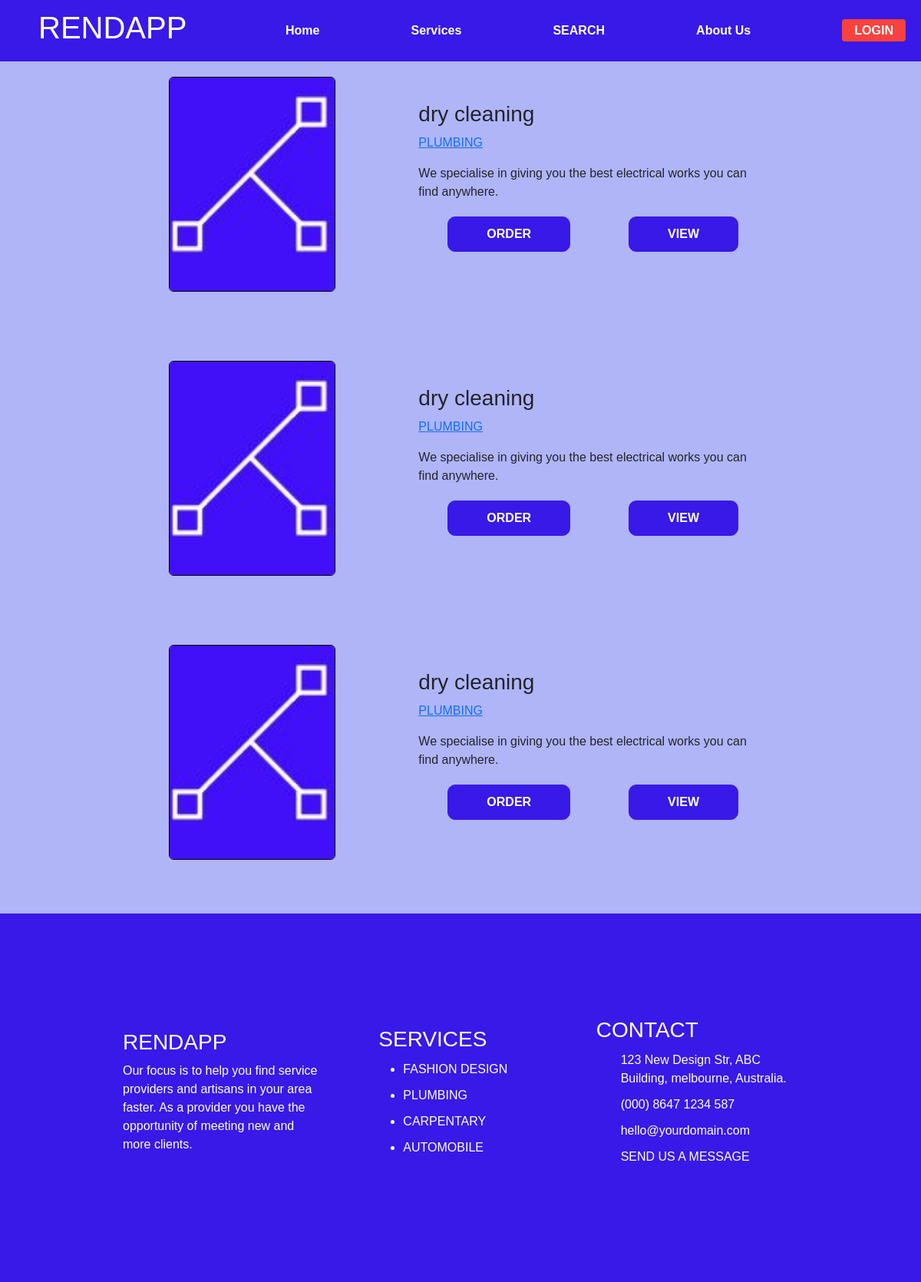
/services/, run on an earlier commit of the app's database.
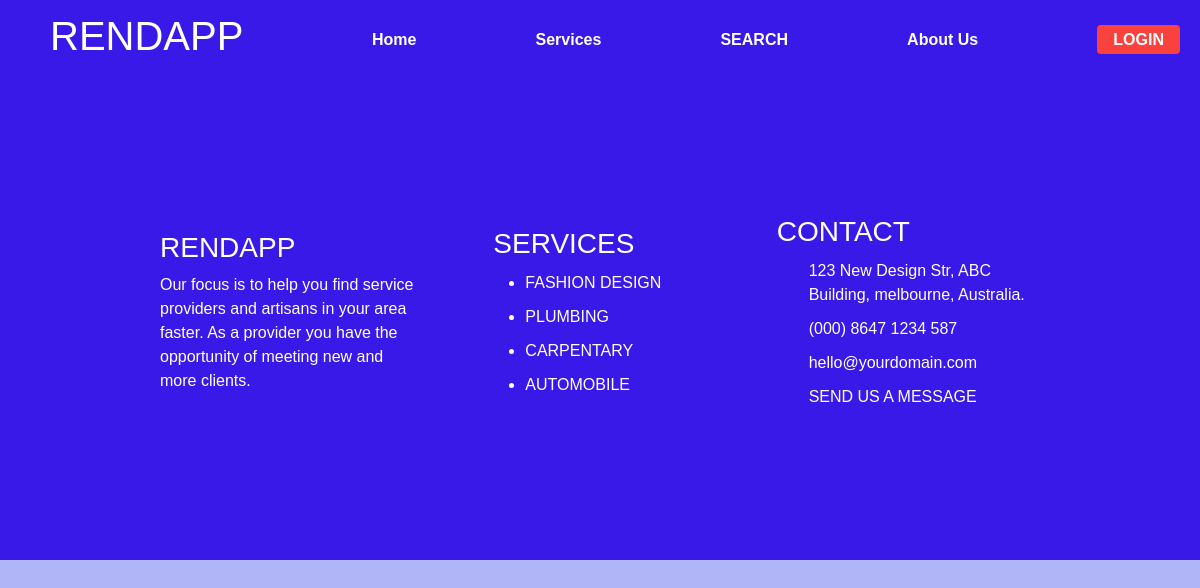
And on a later commit of the database.
### Service/models.py (models this page shows, shortened)
class Service(models.Model):
    admin = models.ForeignKey(settings.AUTH_USER_MODEL, on_delete=models.CASCADE)
    name = models.CharField(max_length=300)
    image = models.ImageField(blank=True, upload_to="Service/")
    category = models.CharField(max_length=200, blank =True, null=True, choices=CATEGORY_CHOICES)
    active = models.BooleanField(default=False, blank=True)
    service_completed = models.IntegerField(default=0, blank=True, null=True)
    created_date = models.DateTimeField(auto_now_add=True)
    banned = models.BooleanField(default=False, blank=True, null=True)
    banned_date = models.DateTimeField(blank=True, null=True)
    service_state = models.CharField(max_length=15)
    service_city = models.CharField(max_length=30)
    service_address = models.CharField(max_length=100)
    def get_category(self):
        return reverse("service:category", kwargs={
            'category':self.category,
        })
    def get_detail(self):
        return reverse("service:detail", kwargs={
            'pk': self.pk,
            'name': self.name
        })
    def call_service(self):
        return reverse("service:call_service", kwargs={
            'pk': self.pk,
        })

### Service/views.py (the view)
# urls.py: path('services/', ServiceListView.as_view(), name="allservice"),
class ServiceListView(ListView):
    model = Service
    context_object_name = "services"
    template_name = "service/allservice.html"
    def get_queryset(self):
        return Service.objects.order_by('-created_date')

### Templates/service/allservice.html (shortened to what this page needs)
{% extends 'base.html' %}
{% load static %}
{% block body %}
<div id="dsp"></div>
{% for service in services %}
<div class="search">
    <div class="search-image">
        <img src="{{ service.image.url }}" alt="no image"/>
    </div>
    <div class="service-details">
        <h3>{{ service.name }}</h3>
        <p>
            <a href="{{ service.get_category }}">
                {{ service.category }}
            </a>
        </p>
        <p>
            We specialise in giving you the best electrical works you can find anywhere.
        </p>
        <div class="spread">
            <a href="{{ service.call_service }}">
                ORDER
            </a>
            <a href="{{ service.get_detail }}">
                VIEW
            </a>
        </div>
    </div>
</div>
{% endfor %}
{% endblock body %}

What changed in the data, as far as the page shows it:
removed Service: image (picture), name "dry cleaning", category "PLUMBING"
removed Service: image (picture), name "dry cleaning", category "PLUMBING"
removed Service: image (picture), name "dry cleaning", category "PLUMBING"
